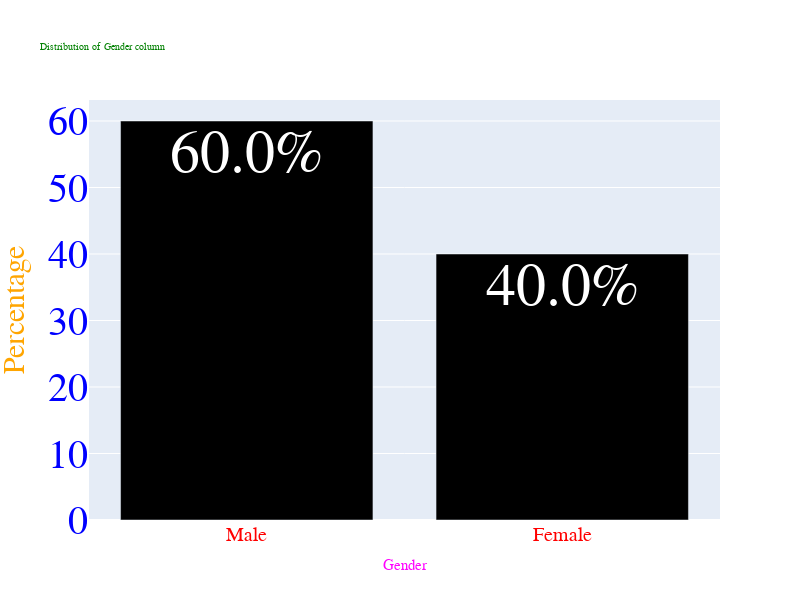

The cell this chart's notebook holds for it:
### Markdown cell above
- Steps to create a bar chart with counts for a categorical variable
    - create an object and store the counts (optional)
    - create  a bar object
        - pass the x values
        - pass the y values
        - optional :
            - text to be displayed
            - text position
            - color of the bar
            - name of the bar (trace in plotly terminology)
    - create a layout object
        - title - font and size of title
        - x axis - font and size of xaxis text
        - y axis - font and size of yaxis text
    - create a figure object:
        - add data
        - add layout
    - plot the figure object

### Code cell
# create a table with value counts
temp = hr_data.Gender.value_counts()
# creating a Bar chart object of plotly
data = [go.Bar(
        x=temp.index.astype(str), # x axis values
        y=np.round(temp.values.astype(float)/temp.values.sum(),4)*100, # y axis values
        text = ['{}%'.format(i) for i in np.round(temp.values.astype(float)/temp.values.sum(),4)*100],
    # text to be displayed on the bar, we are doing this to display the '%' symbol along with the number on the bar
        textposition = 'inside', # specify at which position on the bar the text should appear
    marker = dict(color = '#000000'),)] # change color of the bar
# color used here Black

# these are used to define the layout options

layout = go.Layout(
    autosize=False, # auto size the graph? use False if you are specifying the height and width
    width=800, # height of the figure in pixels
    height=600, # height of the figure in pixels
    title = "Distribution of {} column".format('Gender'), # title of the figure
    
    # more granular control on the title font 
    titlefont=dict( 
        family='Courier New, monospace', # font family
        size=10, # size of the font
        color='green' # color of the font
    ),
    
    
    # granular control on the axes objects 
    xaxis=dict(title='Gender', titlefont=dict(size=15,color="magenta"),
        
               tickfont=dict(
                   family='Courier New, monospace', # font family
                   size=20, # size of ticks displayed on the x axis
                   color='red'  # color of the font
        )
    ),
    
    
    yaxis=dict(title='Percentage', titlefont=dict(size=30,color='orange'),
               
               tickfont=dict(
                   family='Courier New, monospace', # font family
                   size=40, # size of ticks displayed on the y axis
                   color='blue' # color of the font
        )
    ),
    
    
    font = dict(
        family='Courier New, monospace', # font family
        color = "#FF00FF",# color of the font
        size = 60 # size of the font displayed on the bar
        )  
    )

fig = go.Figure(data=data, layout=layout)
iplot(fig)

del temp

### Figure 1 — Plotly figure (JSON) as saved in the notebook; plotly's stock layout.template omitted (floating-point values rounded to 4 significant figures)
{"data": [{"marker": {"color": "#000000"}, "text": ["60.0%", "40.0%"], "textposition": "inside", "type": "bar", "x": ["Male", "Female"], "y": [60, 40]}], "layout": {"autosize": false, "font": {"color": "#FF00FF", "family": "Courier New, monospace", "size": 60}, "height": 600, "title": {"font": {"color": "green", "family": "Courier New, monospace", "size": 10}, "text": "Distribution of Gender column"}, "width": 800, "xaxis": {"tickfont": {"color": "red", "family": "Courier New, monospace", "size": 20}, "title": {"font": {"color": "magenta", "size": 15}, "text": "Gender"}}, "yaxis": {"tickfont": {"color": "blue", "family": "Courier New, monospace", "size": 40}, "title": {"font": {"color": "orange", "size": 30}, "text": "Percentage"}}}}
